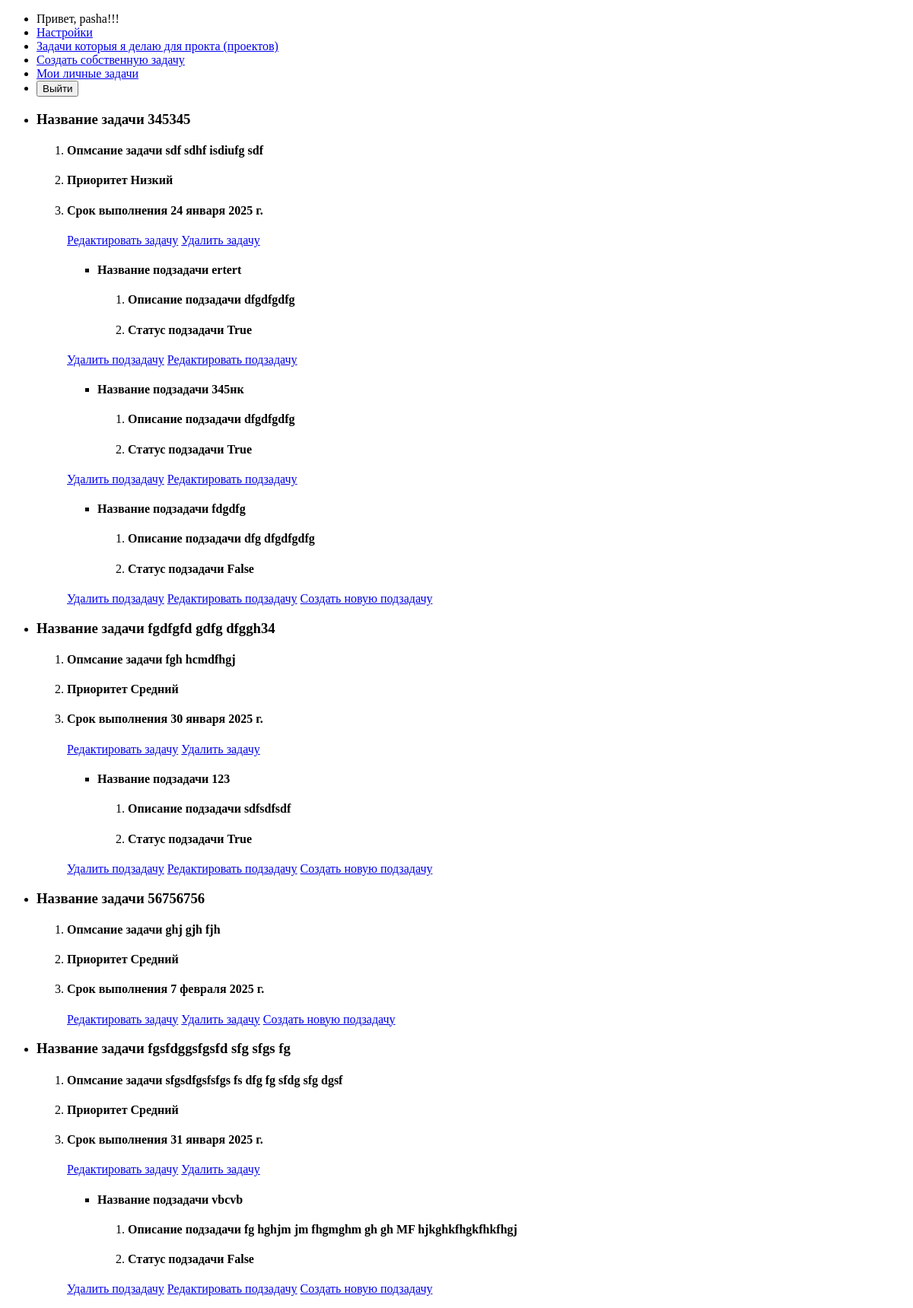
The app's page /MyOwnTask (signed in), older data.
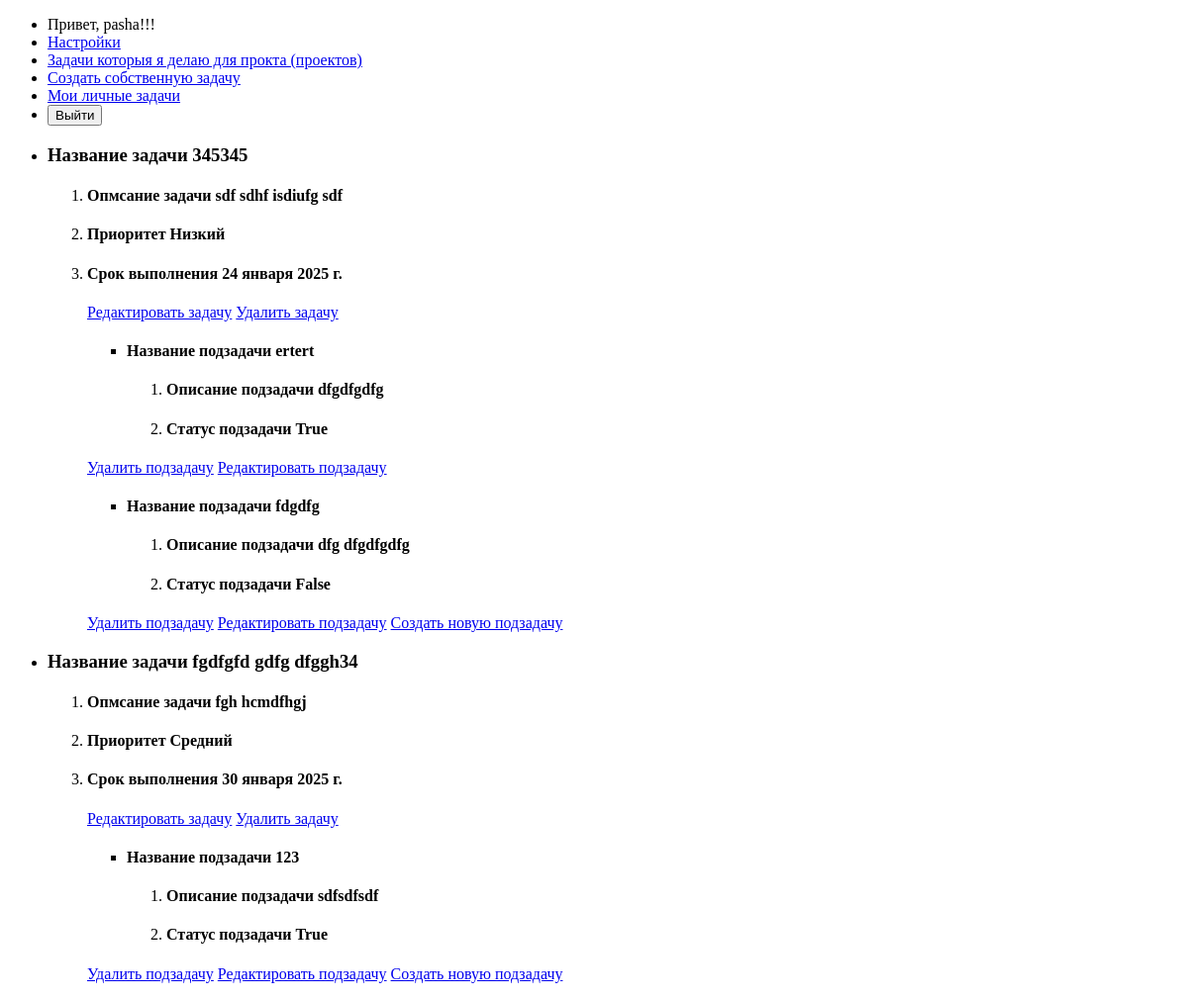
The same page, newer data.
### TM/models.py (models this page shows, shortened)
class Mytask(models.Model):
    PRIORITY = [
        ('high', 'Высокий'),
        ('medium', 'Средний'),
        ('low', 'Низкий')
    ]
    name_task = models.CharField(max_length= 255, verbose_name = 'Название задачи')
    description = models.TextField(blank= True, verbose_name = 'Опмсание задачи')
    priority = models.CharField(max_length = 15, choices = PRIORITY, default = 'medium', verbose_name = 'Приоритет')
    due_date = models.DateField(verbose_name = 'Срок выполнения')
    creator = models.ForeignKey(User, on_delete = models.CASCADE, related_name = 'mytask', verbose_name = 'Создатель')
    date_creation = models.DateTimeField(auto_now_add = True, verbose_name = 'Дата создания')
    date_update = models.DateTimeField(auto_now = True, verbose_name = 'Дата обновления')
    class Meta:
        verbose_name = 'Моя задача'
        verbose_name_plural = 'Мои задачи'

class Mysubtask(models.Model):
    task = models.ForeignKey(Mytask, on_delete = models.CASCADE, related_name = 'mysubtasks', verbose_name = 'Задача')
    name_subtask = models.CharField(max_length = 255, verbose_name = 'Название подзадачи')
    description = models.TextField(null = True, blank= True, verbose_name = 'Опмсание задачи')
    status = models.BooleanField(default = False, verbose_name = 'Статус выполнения')
    date_creation = models.DateTimeField(auto_now_add = True, verbose_name = 'Дата создания')
    class Meta:
        verbose_name = 'моя подзадача'
        verbose_name_plural = 'Мои подзадачи'

### TM/views.py (the view)
# urls.py: path('MyOwnTask', views.my_own_task, name = 'my_own_task'),
def my_own_task(request):
    if request.user.is_authenticated:
        my_task = Mytask.objects.filter(creator = request.user)
        return render(request, 'TM/my_own_task.html', {'my_task': my_task})

### templates/TM/my_own_task.html (shortened to what this page needs)
{% extends 'TM/base.html' %}
{% block content %}
    {% if my_task %}
        {% for task in my_task %}
            <div>
                <ul>
                    <li>
                        <h3>Название задачи {{ task.name_task }} </h3>
                    </li>
                </ul>
                <ul>
                    <ol>
                        <li><h4>Опмсание задачи {{ task.description }}</h4></li>
                        <li><h4>Приоритет {{ task.get_priority_display }}</h4></li>
                        <li><h4>Срок выполнения {{ task.due_date }}</h4></li>
                        <a href = "{% url 'edit_my_task' task.id %}">Редактировать задачу</a>
                        <a href = "{% url 'delete_my_task' task.id %}">Удалить задачу</a>
                        {% for subtask in task.mysubtasks.all %}
                            <ul>
                                <li><h4>Название подзадачи {{ subtask.name_subtask }}</h4></li>
                            </ul>
                            <ul>
                                <ol>
                                    <li><h4>Описание подзадачи {{ subtask.description }}</h4></li>
                                    <li><h4>Статус подзадачи {{ subtask.status }}</h4></li>
                                </ol>
                            </ul>
                            <a href = "{% url 'delete_my_subtask' subtask.id %}">Удалить подзадачу</a>
                            <a href = "{% url 'edit_mysubtask' subtask.id %}">Редактировать подзадачу</a>
                        {% endfor %}
                        <a href = "{% url 'new_my_subtask' task.id %}">Создать новую подзадачу</a>
                    </ol>
                </ul>
            </div>
        {% endfor %}
    {% else %}
        <p>У вас нет назначанных задач!!!</p>
    {% endif %}
{% endblock %}

### templates/TM/base.html (shortened to what this page needs)
<!DOCTYPE html>
<html lang="ru">
<head>
</head>
<body>
    {% if request.user.is_authenticated %}
        <nav>
            <div>
                <ul>
                    <li>
                        <span>Привет, {{ request.user.username }}!!!</span>
                    </li>
                    <li>
                        <a href = "{% url 'settings' %}">Настройки</a>
                    </li>
                    {% if request.user.is_staff %}
                        <li>
                            <a href = "{% url 'new_task' %}">Создать новую задачу к проекту</a>
                        </li>
                        <li>
                            <a href = "{% url 'new_project' %}">Создать новый проект</a>
                        </li>
                        <li>
                            <a href = "{% url 'my_project' %}">Мои проекты</a>
                        </li>
                    {% else %}
                        <li>
                            <a href = "{% url 'tasksIDo' %}">Задачи которыя я делаю для прокта (проектов)</a>
                        </li>
                        <li>
                            <a href = "{% url 'new_my_task' %}">Создать собственную задачу</a>
                        </li>
                        <li>
                            <a href = "{% url 'my_own_task' %}">Мои личные задачи</a>
                        </li>
                    {% endif %}
                    <li>
                        <form method="post" action="{% url 'logout' %}">
                            <button type="submit" >Выйти</button>
                        </form>
                    </li>
                </ul>
            </div>
        </nav>
        <div>
            {% block content %}
            {% endblock %}
        </div>
    {% else %}
        <p>Что бы зайти на эту страницу вам нужно ввойти в свой профиль</p>
        <a href="{% url 'login' %}">Вход в профиль</a>
    {% endif %}
</body>
</html>

Row changes from the older to the newer data that the page shows:
removed Mysubtask: name_subtask "345нк", description "dfgdfgdfg", status "True", shown under Mytask "sdf sdhf isdiufg sdf"
removed Mytask: name_task "56756756", description "ghj gjh fjh", priority "Средний", due_date "7 февраля 2025 г."
removed Mytask: name_task "fgsfdggsfgsfd sfg sfgs fg", description "sfgsdfgsfsfgs fs dfg fg sfdg sfg dgsf", priority "Средний", due_date "31 января 2025 г."
removed Mysubtask: name_subtask "vbcvb", description "fg hghjm jm fhgmghm gh gh MF hjkghkfhgkfhkfhgj", status "False", shown under "fgsfdggsfgsfd sfg sfgs fg"
